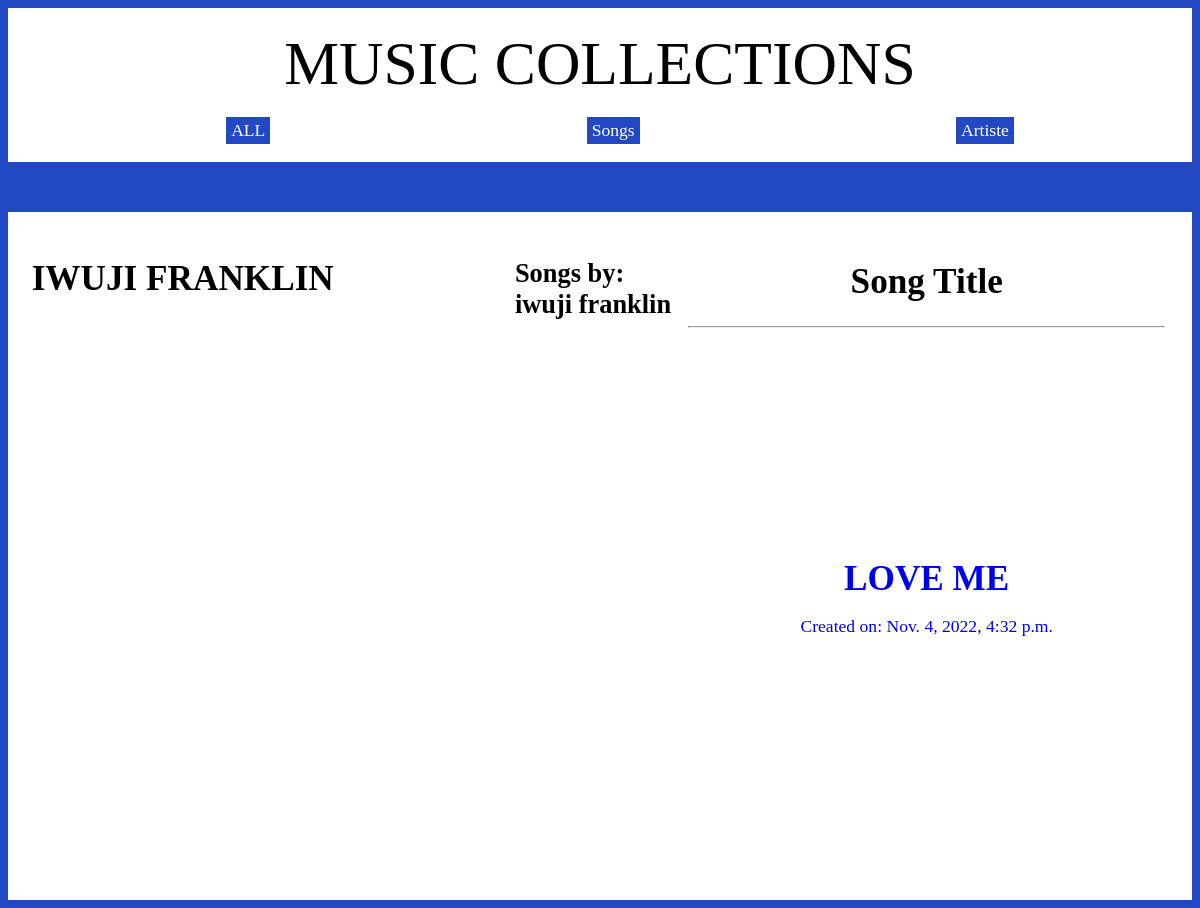
The app's page /artiste-details/iwuji/ with its own data.
### musicapp/models.py (models this page shows, shortened)
class Artiste(models.Model):
    first_name = models.CharField(max_length=20, verbose_name="First Name")
    last_name = models.CharField(max_length=20, verbose_name="Last Name")
    age = models.IntegerField(verbose_name="Age")

class Song(models.Model):
    title = models.CharField(max_length=20, verbose_name="Title")
    slug = models.SlugField(max_length=20, unique=True,help_text='Unique value for product page URL, created from title.')
    artiste_id = models.ForeignKey(Artiste,related_name="song", verbose_name="Artiste" ,on_delete=models.CASCADE, default=None)
    date_released = models.DateTimeField(auto_now_add=True)
    likes = models.IntegerField(verbose_name="Likes")

### musicapp/views.py (the view)
# urls.py: re_path(r'^artiste-details/(?P<first_name>[-\w]+)/$',views.show_artiste, name='artiste_detail'),
def show_artiste(request, first_name):
    artiste=Artiste.objects.get(first_name=first_name)
    page_title = artiste.first_name
    songs = Song.objects.filter(artiste_id=artiste)
    return render(request,'artiste.html',{'songs':songs,'artiste':artiste,'page_title':page_title})

### templates/artiste.html (shortened to what this page needs)
{% extends "base.html" %}
{% block site_wrapper %}
{% include "navbar.html" %}
<div class="main">
    <div class="content">
        <h1>{{ artiste.first_name | upper }} {{artiste.last_name | upper}}</h1>
        <br/><br/>
    </div>
    {% if songs %}
    <h2>Songs by: {{ artiste.first_name }} {{artiste.last_name}}</h2>
    <table class="content">
        <thead>
            <th><h1>Song Title</h1></td>
            <hr>
        </thead>
        <tbody>
        {% for song in songs %}
            <tr>
                <td class="each_song">
                    <a href="{% url 'musicapp:song_detail' song.slug %}">
                        <h1>{{ song.title | upper }}</h1>
                        <p>Created on: {{song.date_released}}</p>
                    </a>
                </td>
            </tr>
        {% endfor %}
        </div>
    {% else %}
        <h2>No Songs yet...</h2>
    {% endif %}
{% endblock %}

### musicapp/static/css/style.css (style rules this page uses)
body { font-size: 110%; background-color: #2249c3; }
a { text-decoration: none; }
.main { background-color: white; min-height: 80vh; display: flex; flex-direction: row; flex-wrap: nowrap; padding: 2%; margin-top: 50px; }
.content { width: 68%; }
.each_song { width: 70%; text-align: center; }
td h1 { margin-bottom: 0px; margin-top: 0px; }

### records on screen
Artiste: first_name "IWUJI", last_name "FRANKLIN", first_name "iwuji", last_name "franklin"
Song: title "LOVE ME", date_released "Nov. 4, 2022, 4:32 p.m."
